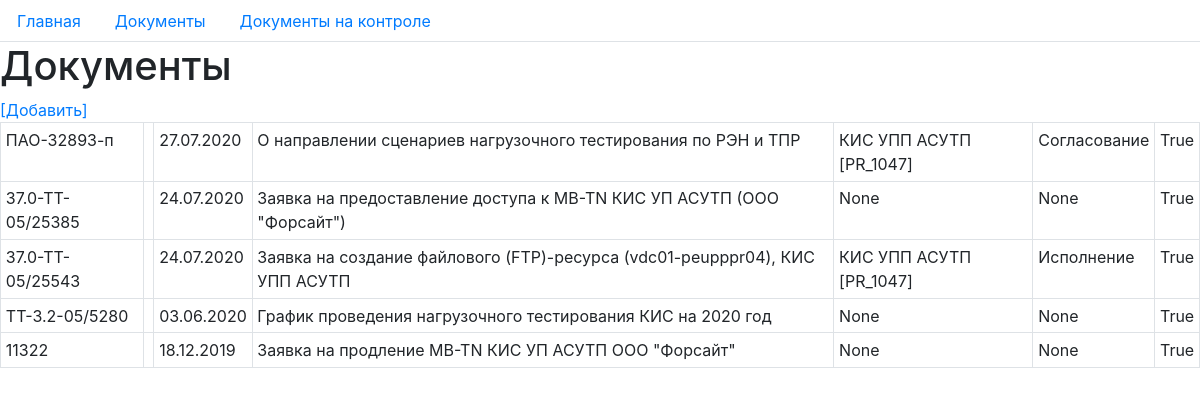
The page /document/ on the database as committed earlier.
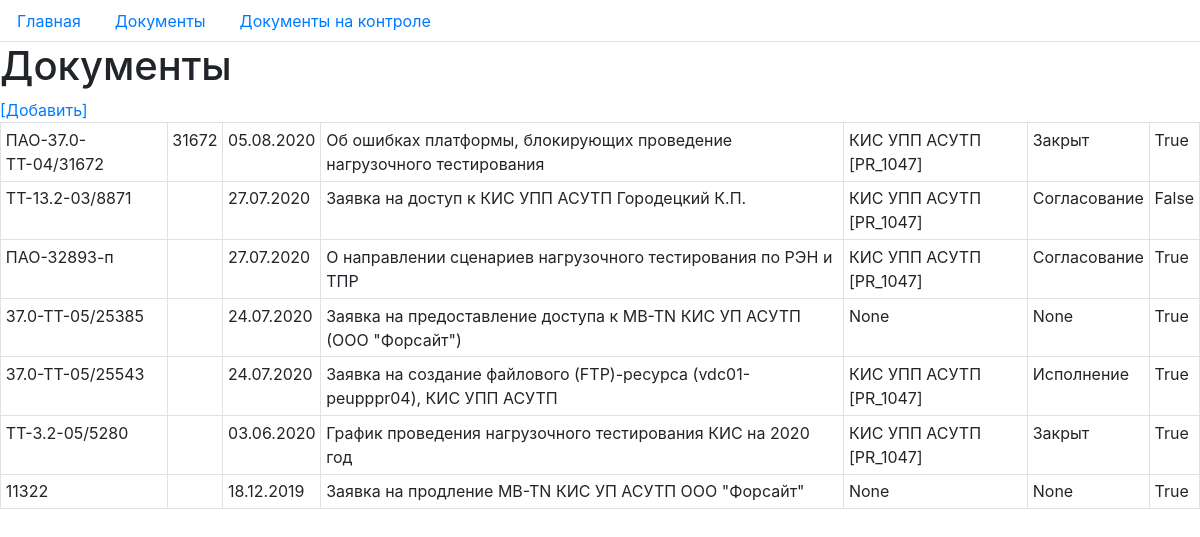
The same page on the database as committed later.
### document/models.py (models this page shows, shortened)
class Document(models.Model):
    sed_number = models.CharField(max_length=40, verbose_name="Номер СЭД")
    out_number = models.CharField(max_length=40, verbose_name="Внешний номер", blank=True)
    name = models.CharField(max_length=200, verbose_name="Название")
    reg_date = models.DateField(verbose_name="Дата регистрации", blank=True)
    project = models.ForeignKey(Project, verbose_name="Проект", blank=True, on_delete=models.PROTECT, null=True)
    status = models.ForeignKey(DocumentStatus, verbose_name="Состояние документа", blank=True, on_delete=models.PROTECT, null=True)
    control = models.BooleanField(verbose_name="На контроле", default=True)
    class Meta:
        verbose_name = "Документ"
        verbose_name_plural = "Документы"
        ordering = ['-reg_date', 'name', 'sed_number']

class DocumentStatus(models.Model):
    status = models.CharField(max_length=100, verbose_name="Состояние документа")
    status_order = models.PositiveIntegerField(verbose_name="Порядок")
    class Meta:
        verbose_name = "Состояние документа"
        verbose_name_plural = "Состояния документов"
        ordering = ['status_order', 'status']
    def __str__(self):
        return self.status

### project/models.py (models this page shows)
class Project(models.Model):
    full_name = models.CharField(max_length=100, verbose_name="Имя проекта")
    abbr_name = models.CharField(max_length=20, verbose_name="Аббревиатура проекта")
    upit_code = models.CharField(max_length=10, verbose_name="КОД УПИТ", default="PR_")
    description = models.TextField(verbose_name="Описание")
    class Meta:
        verbose_name = "Проект"
        verbose_name_plural = "Проекты"
        ordering = ['abbr_name']
    def __str__(self):
        return f"{self.abbr_name} [{self.upit_code}]"

### document/views.py (the view)
# urls.py: path("", views.documents, name="all"),
def documents(request):
    document_list = Document.objects.all()
    context = {
        "document_list": document_list,
        "title": "Документы",
    }
    return render(request, "document/documents.html", context)

### document/templates/document/documents.html (shortened to what this page needs)
{% extends "base.html" %}
{% block content %}
<h1>{{ title }}</h1> <a href="{% url 'documents:add' %}">[Добавить]</a>
<table class="table table-hover table-bordered table-sm">
{% for document in document_list %}
<tr>
<td>{{ document.sed_number }}</td>
<td>{{ document.out_number }}</td>
<td>{{ document.reg_date|date:"d.m.Y" }}</td>
<td>{{ document.name }}</td>
<td>{{ document.project }}</td>
<td>{{ document.status }}</td>
<td>{{ document.control }}</td>
</tr>
{% endfor %}
</table>
{% endblock %}

### templates/base.html (shortened to what this page needs)
{% load static %}
{% load widget_tweaks %}
<!DOCTYPE html>
<html lang="ru">
<head>
    <link rel="stylesheet" href="{% static 'bootstrap/css/bootstrap.min.css' %}">
</head>
<body>
<ul class="nav nav-tabs">
    <li class="nav-item">
        <a class="nav-link" href="/admin" target="_blank">Главная</a>
    </li>
    <li class="nav-item">
        <a class="nav-link" href="{% url 'documents:all' %}">Документы</a>
    </li>
    <li class="nav-item">
        <a class="nav-link" href="{% url 'documents:on_control' %}">Документы на контроле</a>
    </li>
</ul>
{% block content %}{% endblock %}
</body>
</html>

Rows that differ between the two databases and show on the page:
added Document: sed_number "ПАО-37.0-ТТ-04/31672", out_number "31672", reg_date "05.08.2020", name "Об ошибках платформы, блокирующих проведение нагрузочного тестирования", project "КИС УПП АСУТП [PR_1047]", status "Закрыт", control "True"
added Document: sed_number "ТТ-13.2-03/8871", reg_date "27.07.2020", name "Заявка на доступ к КИС УПП АСУТП Городецкий К.П.", project "КИС УПП АСУТП [PR_1047]", status "Согласование", control "False"
changed Document "ТТ-3.2-05/5280": project "None" → "КИС УПП АСУТП [PR_1047]"; status "None" → "Закрыт"
